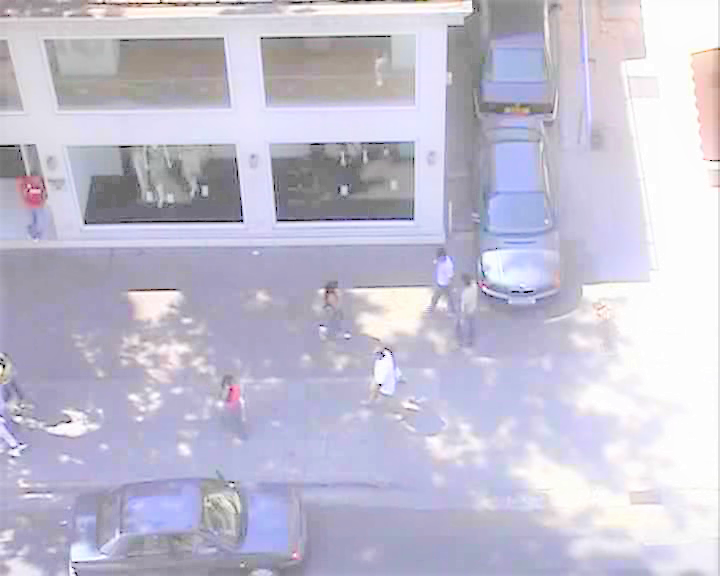
#> input picture zara150.png, 720 x 576 px
$ python Zara1-multiPeds150_WithAgg.py
#> lines starting #> are read from the running program, lines starting #| are printed output that depends on the picture
import numpy as np
import matplotlib.pyplot as plt

### Zara1 Stop Ped 20th second ###

# Ped1
xSpeed01 = np.asarray([403, 380, 355, 331, 307, 285, 263, 241, 219, 198, 176, 155])
ySpeed01 = np.asarray([385, 385, 385, 385, 386, 387, 388, 389, 389, 389, 389, 388])

# Ped2
xSpeed02 = np.asarray([393, 370, 346, 323, 301, 279, 258, 237, 216, 196, 175, 155])
ySpeed02 = np.asarray([409, 406, 404, 403, 402, 401, 400, 399, 397, 395, 393, 391])

# Ped3
xSpeed03 = np.asarray([322, 346, 372, 397, 421, 444, 468, 491, 515, 539, 563, 588])
ySpeed03 = np.asarray([328, 329, 332, 335, 336, 337, 337, 337, 336, 336, 335, 334])

# Ped4
xSpeed04 = np.asarray([216, 239, 265, 292, 318, 344, 371, 399, 426, 454, 482, 510])
ySpeed04 = np.asarray([416, 424, 432, 439, 444, 449, 454, 458, 463, 467, 472, 476])

# Ped5
xSpeed05 = np.asarray([448, 428, 409, 390, 371, 353, 335, 317, 299, 282, 264, 246])
ySpeed05 = np.asarray([315, 311, 308, 306, 304, 301, 299, 296, 292, 289, 285, 282])

# Ped6
xSpeed06 = np.asarray([475, 452, 428, 405, 383, 361, 339, 317, 295, 273, 251, 230])
ySpeed06 = np.asarray([347, 344, 342, 341, 340, 339, 337, 336, 334, 331, 329, 326])

plt.plot(xSpeed01,ySpeed01,zorder=1, color='cyan', linewidth=3, linestyle='--')
plt.plot(xSpeed02,ySpeed02,zorder=1, color='yellow', linewidth=3, linestyle='--')
plt.plot(xSpeed03,ySpeed03,zorder=1, color='red', linewidth=3, linestyle='--')
plt.plot(xSpeed04,ySpeed04,zorder=1, color='orange', linewidth=3, linestyle='--')
plt.plot(xSpeed05,ySpeed05,zorder=1, color='magenta', linewidth=3, linestyle='--')
plt.plot(xSpeed06,ySpeed06,zorder=1, color='purple', linewidth=3, linestyle='--')


plt.plot(xSpeed01[-1],ySpeed01[-1],zorder=1, color='cyan', marker='<', linewidth=2, linestyle='--')
plt.plot(xSpeed02[-1],ySpeed02[-1],zorder=1, color='yellow', marker='<', linewidth=3, linestyle='--')
plt.plot(xSpeed03[-1],ySpeed03[-1],zorder=1, color='red', marker='>', linewidth=3, linestyle='--')
plt.plot(xSpeed04[-1],ySpeed04[-1],zorder=1, color='orange', marker='>', linewidth=3, linestyle='--')
plt.plot(xSpeed05[-1],ySpeed05[-1],zorder=1, color='magenta', marker='<', linewidth=3, linestyle='--')
plt.plot(xSpeed06[-1],ySpeed06[-1],zorder=1, color='purple', marker='<', linewidth=3, linestyle='--')

#plt.legend()
plt.xticks([])
plt.yticks([])
ext = [0, 576, 0.00, 720]
img = plt.imread("../zara150.png")
#> img is the input picture: shape (576, 720, 3) float32; mean R, G, B 0.764, 0.752, 0.822
plt.imshow(img, zorder=0)
plt.show()
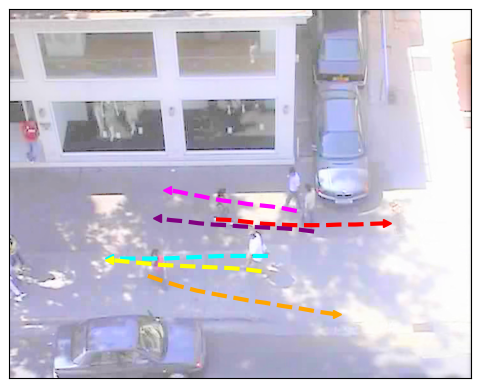
#> figure drawn by matplotlib, 1 panel
